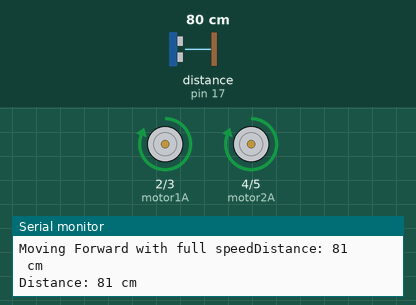
The sketch below on a simulated Arduino Uno, built with avr-gcc and run on an emulated ATmega328P. Parts: motor-driver pin pairs drawn as motors (green arrow = first pin HIGH = forward, orange = second pin HIGH = backward, longer = more drive, scaled by the enable pin), the last lines printed to the serial monitor. Wiring (inferred from the names in the program): ultrasonic range finder: trigger pin 16; echo pin 17. Inputs (shaded band) come from the test bench; at power-on: distance to the obstacle (sensor on pin 17) 80 cm. The echo pulse lasts 58.3 µs per cm.

Above: at 1.8 s.
1.9 s: distance to the obstacle (sensor on pin 17) set to 73 cm
At 3.7 s:
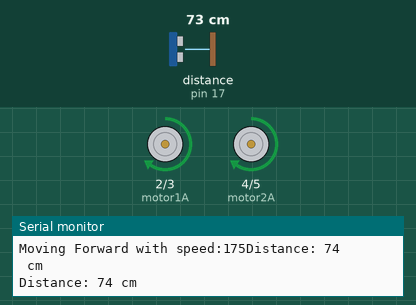
4.5 s: distance to the obstacle (sensor on pin 17) set to 55 cm
7.3 s: distance to the obstacle (sensor on pin 17) set to 46 cm
At 10.4 s:
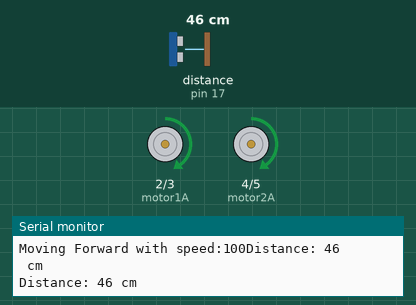
10.7 s: distance to the obstacle (sensor on pin 17) set to 120 cm
At 12.9 s:
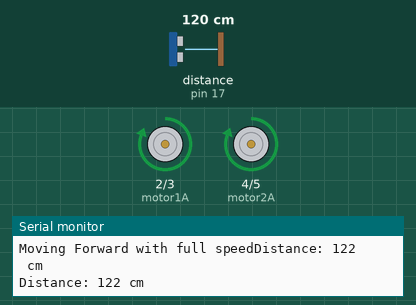
13.8 s: distance to the obstacle (sensor on pin 17) set to 18 cm
At 16.6 s:
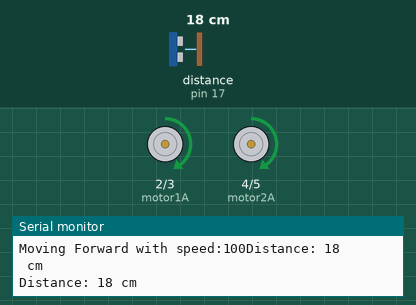
16.9 s: distance to the obstacle (sensor on pin 17) set to 60 cm
At 19.0 s:
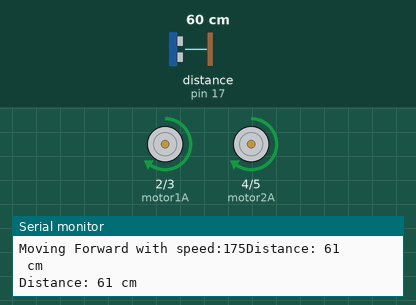
Timing chart, 0 to 20.5 s (numbered marks = the images above; inputs shaded):
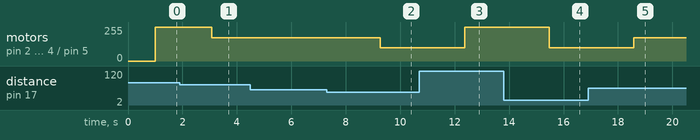

The sketch:

Exp11.ino
```cpp
// defines ultrasonic sensor pins
const int trigPin = 16;
const int echoPin = 17;

// Defines variables
long duration, distance;
String status = "";

// defines motorpins
const int motor1A = 2;
const int motor1B = 3;
#define ENA 9
const int motor2A = 4;
const int motor2B = 5;
#define ENB 10


// defines variables
String A, B, C, D;

void setup()
{
  pinMode(trigPin, OUTPUT);
  pinMode(echoPin, INPUT);

  pinMode(motor1A, OUTPUT);
  pinMode(motor1B, OUTPUT);
  pinMode(ENA, OUTPUT);
  pinMode(motor2A, OUTPUT);
  pinMode(motor2B, OUTPUT);
  pinMode(ENB, OUTPUT);
  Serial.begin(9600); // Starts the serial communication


}

void loop()
{

  // Clears the trigPin

  digitalWrite(trigPin, LOW);

  delayMicroseconds(2);

  // Sets the trigPin on HIGH state for 10 micro seconds

  digitalWrite(trigPin, HIGH);

  delayMicroseconds(10);

  digitalWrite(trigPin, LOW);

  // Reads the echoPin, returns the sound wave travel time in microseconds

  duration = pulseIn(echoPin, HIGH);

  // Calculating the distance

  distance = (duration / 2) / 28.5;

  // Prints the distance on the Serial Monitor
  Serial.print("Distance: ");
  Serial.println(distance);
  Serial.println(" cm");

  // Send ultrasonic sensor data to mobile app via Bluetooth
  Serial.print("Distance: ");
  Serial.print(distance);
  Serial.println(" cm");

  // Simulate monitor status
  //status = "Normal"; // Change status as per your monitoring conditions
  // Send monitor status to mobile app via Bluetooth
  /*BTSerial.print("Status: ");
    BTSerial.println(status);*/

  delay(1000); // Adjust delay based on your requirements


  if (distance >= 80)            //check wheather the distance >= 80
  { //If the above condition is 'true' then the statement below will execute
    //Moves Forward with high speed
    digitalWrite(motor1A, HIGH);
    digitalWrite(motor1B, LOW);
    digitalWrite(motor2A, HIGH);
    digitalWrite(motor2B, LOW);
    analogWrite(ENA, 255);
    analogWrite(ENB, 255);
    Serial.print("Moving Forward with full speed");           //Print A
    Serial.println();
    Serial.print("Moving Forward with full speed");
  }
  else if (distance >= 50 )      //check wheather the distance >= 50
  { //If above the condition is 'true' then the statement below will execute
    //Move Forward with less speed than above
    digitalWrite(motor1A, HIGH);
    digitalWrite(motor1B, LOW);
    digitalWrite(motor2A, HIGH);
    digitalWrite(motor2B, LOW);
    analogWrite(ENA, 175);
    analogWrite(ENB, 175);
    Serial.print("Moving Forward with speed:175");           //Print B
    Serial.println();
    Serial.print("Moving Forward with speed:175");
  }
  else if (distance >= 10)       //check wheather the distance >= 10
  { //If above the condition is 'true' then the statement below will execute
    //Move Forward with less speed than above
    digitalWrite(motor1A, HIGH);
    digitalWrite(motor1B, LOW);
    digitalWrite(motor2A, HIGH);
    digitalWrite(motor2B, LOW);
    analogWrite(ENA, 100);
    analogWrite(ENB, 100);
    Serial.print("Moving Forward with speed:100");
    Serial.println();
    Serial.print("Moving Forward with speed:100");
  }
  else                           //If obstacle detects with distance <10, then the robot turns right direction and moves forward
  {
    digitalWrite(motor1A, LOW);
    digitalWrite(motor1B, LOW);
    digitalWrite(motor2A, LOW);
    digitalWrite(motor2B, LOW);
    analogWrite(ENA, 0);
    analogWrite(ENB, 0);
    Serial.print("Stopped");           //Print D
    Serial.println();
    Serial.print("Stopped");
    //delay(900);
  }
}
```

Measured:
- the behaviour switches between 79 and 78 cm on distance to the obstacle (sensor on pin 17) (found by bisection; images 0 and 1)
- the behaviour switches between 50 and 49 cm on distance to the obstacle (sensor on pin 17) (found by bisection; images 1 and 2)
- after the input at 1.9 s, motor on pin 2 (motor1A) / pin 3 (motor1B), motor on pin 4 (motor2A) / pin 5 (motor2B): forward 255/255 → forward 175/255 after 1.2 s
- after the input at 7.3 s, motor on pin 2 (motor1A) / pin 3 (motor1B), motor on pin 4 (motor2A) / pin 5 (motor2B): forward 175/255 → forward 100/255 after 2.0 s
- after the input at 10.7 s, motor on pin 2 (motor1A) / pin 3 (motor1B), motor on pin 4 (motor2A) / pin 5 (motor2B): forward 100/255 → forward 255/255 after 1.7 s
- after the input at 13.8 s, motor on pin 2 (motor1A) / pin 3 (motor1B), motor on pin 4 (motor2A) / pin 5 (motor2B): forward 255/255 → forward 100/255 after 1.7 s
- after the input at 16.9 s, motor on pin 2 (motor1A) / pin 3 (motor1B), motor on pin 4 (motor2A) / pin 5 (motor2B): forward 100/255 → forward 175/255 after 1.7 s
